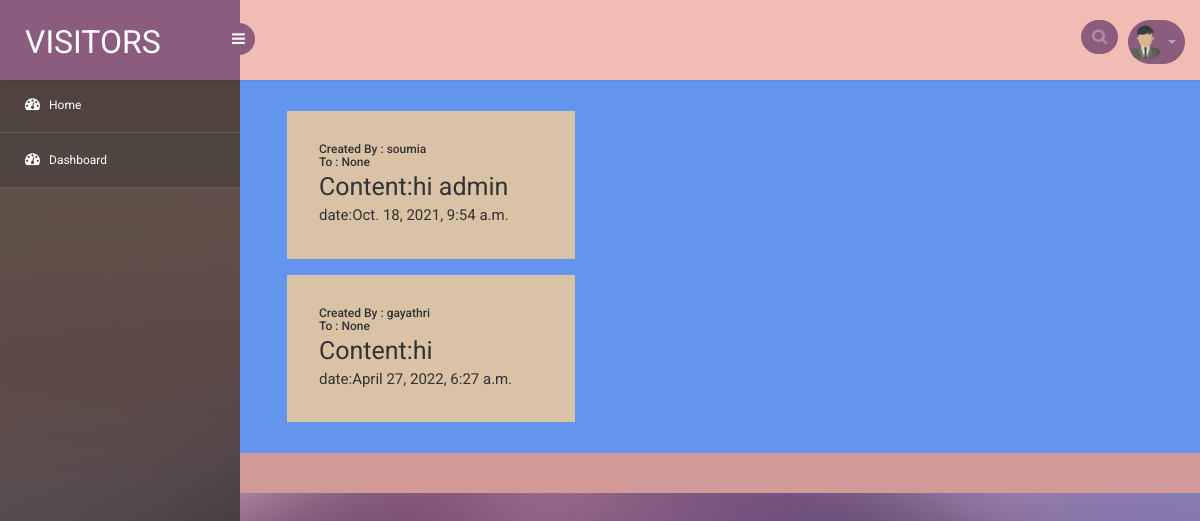
Page /admin_chat on the committed database.
### blog/models.py (models this page shows)
class Chat(models.Model):
    user=models.ForeignKey(User,on_delete=models.CASCADE)
    staff=models.ForeignKey(Register,on_delete=models.CASCADE,null=True,blank=True)
    content=models.TextField()
    date=models.DateTimeField(default=timezone.now)
    def __str__(self):
        return str(self.content)

### blog/views.py (the view)
# urls.py: path('admin_chat',views.admin_chat,name="admin_chat"),
def admin_chat(request):
    print(request.user)
    User_instance=request.user.id
    admin_chat=Chat.objects.filter(staff__user__id=User_instance).order_by('date')
    print(admin_chat)
    return render(request,'chat_from_admin.html',{'admin_chat':admin_chat})

### blog/templates/chat_from_admin.html (shortened to what this page needs)
{% extends 'dashboard.html' %}
{% load crispy_forms_tags %}
{% block content %}
    {% for chat in admin_chat %}
    <div class="card" style="width: 18rem; margin-top: 1em;margin-left: 2rem;background-color: #d9c2a5;margin-bottom: 1em;">
        <div class="card-body" style="padding: 2em;">
          <h6 class="card-subtitle mb-2 ">Created By : {{chat.user.username}}</h6>
          <h6 class="card-subtitle mb-2 ">To : {{chat.staff}}</h6>
          <p class="card-text " style="font-size:25px">Content:{{chat.content}}</p>
          <p class="card-text " style="font-size:15px">date:{{chat.date}}</p>
        </div>
      </div>
    {% endfor %}
{% endblock %}

### blog/static/css2/style.css (style rules this page uses)
html,body,div,span,applet,object,iframe,h1,h2,h3,h4,h5,h6,p,blockquote,pre,a,abbr,acronym,address,big,cite,code,del,dfn,em,img,ins,kbd,q,s,samp,small,strike,strong,sub,sup,tt,var,b,u,i,dl,dt,dd,ol,nav ul,nav li,fieldset,form,label,legend,table,caption,tbody,tfoot,thead,tr,th,td,article,aside,canvas,details,embed,figure,figcaption,footer,header,hgroup,menu,nav,output,ruby,section,summary,time,mark,audio,video { margin:0;padding:0;border:0;font-size:100%;font:inherit;vertical-align:baseline; }
body { font-family: 'Roboto Condensed', sans-serif; background: url(../images/bg40.jpg)no-repeat 0px 0px; background-size: cover; background-position:center; background-attachment:fixed; }

### blog/static/css1/style.css (style rules this page uses)
h4, h5, h6, h1, h2, h3 { margin: 0; }
p { margin: 0; }
html, body { font-family: 'Roboto', sans-serif; font-size: 100%; overflow-x: hidden; background: url(../images/bg.jpg) no-repeat 0px 0px; background-size:cover; }
h1,h2,h3,h4,h5,h6 { margin:0; }
p { margin:0; }

### rows in the picture
Chat: user.username "soumia", staff "None", content "hi admin", date "Oct. 18, 2021, 9:54 a.m."
Chat: user.username "gayathri", staff "None", content "hi", date "April 27, 2022, 6:27 a.m."
